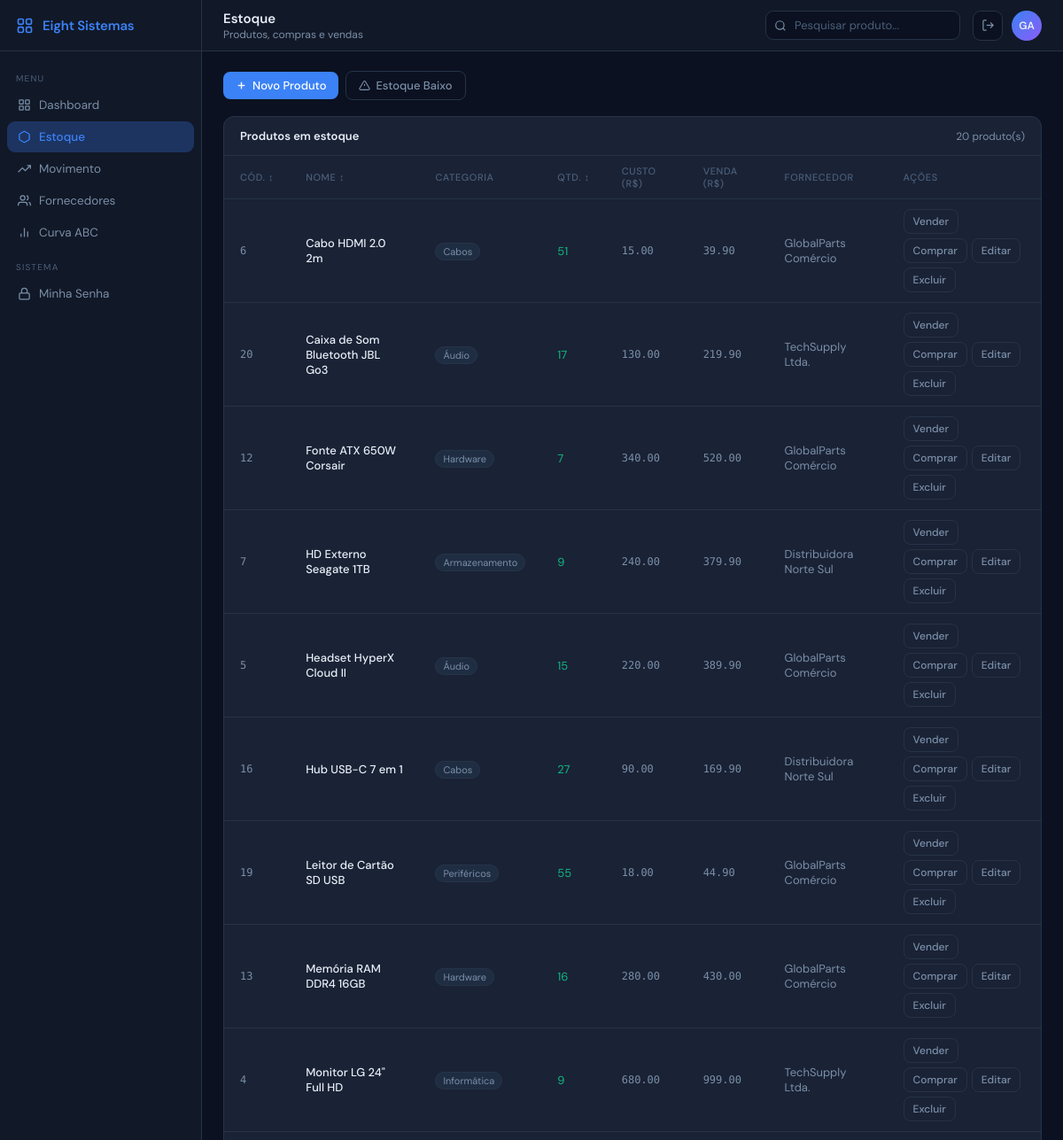
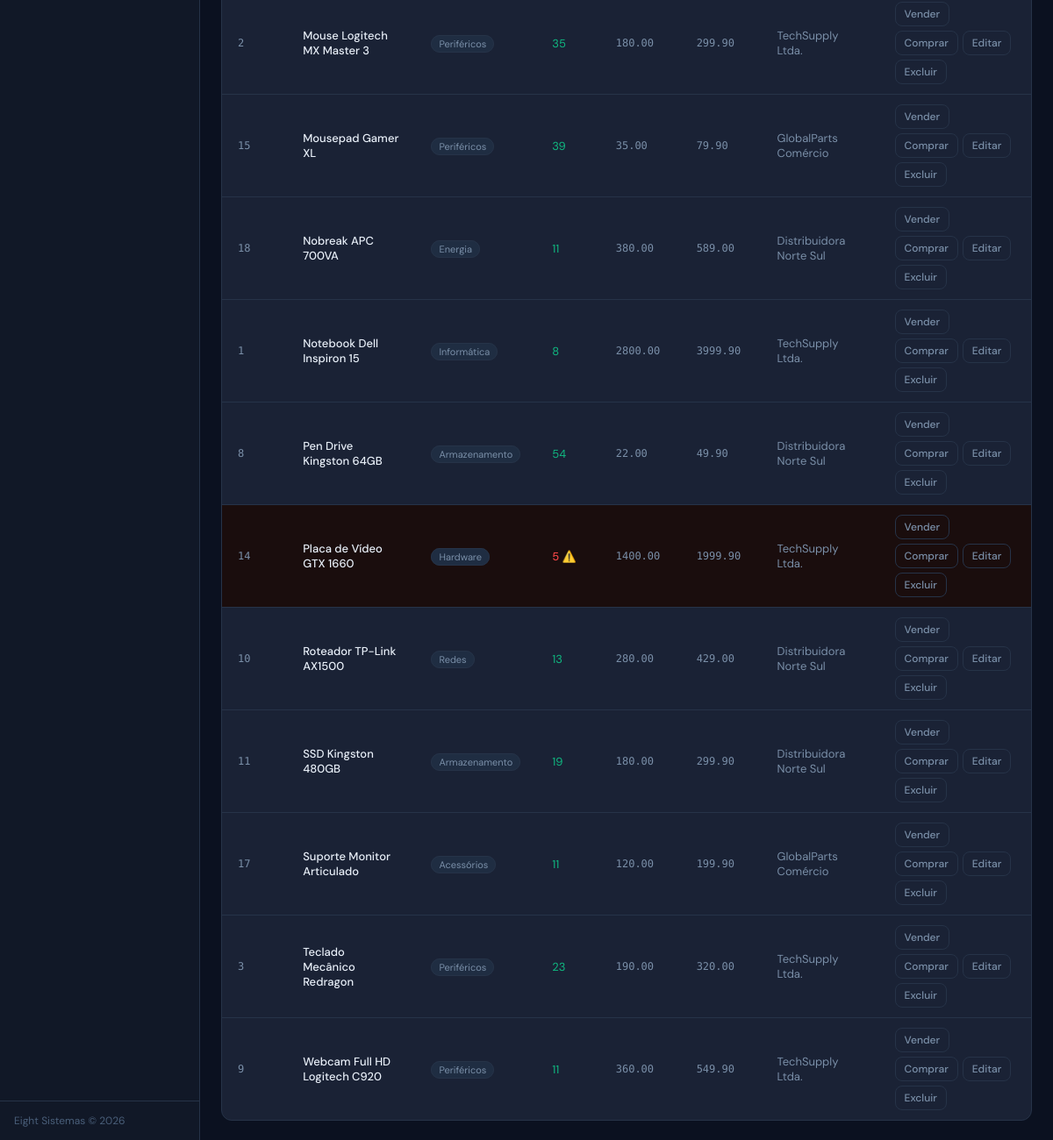
/estoque (signed in), run on the app's committed database (2 pictures, top to bottom).
### models/produto.py (models this page shows, shortened)
class Produto(db.Model):
    __tablename__ = "produtos"
    id             = db.Column(db.Integer, primary_key=True)
    nome           = db.Column(db.String(100), nullable=False)
    categoria      = db.Column(db.String(50))
    quantidade     = db.Column(db.Integer, default=0, nullable=False)
    estoque_minimo = db.Column(db.Integer, default=5, nullable=False)
    preco_custo    = db.Column(db.Numeric(10,2))
    preco_venda    = db.Column(db.Numeric(10,2))
    descricao      = db.Column(db.Text)
    fornecedor_id  = db.Column(db.Integer, db.ForeignKey("fornecedores.id"))
    movimentacoes  = db.relationship("Movimentacao", backref="produto", lazy=True, cascade="all, delete-orphan")

### models/fornecedor.py (models this page shows)
class Fornecedor(db.Model):
    __tablename__ = "fornecedores"
    id          = db.Column(db.Integer, primary_key=True)
    nome        = db.Column(db.String(100), nullable=False)
    contato     = db.Column(db.String(50))
    email       = db.Column(db.String(100))
    cnpj        = db.Column(db.String(18))
    localizacao = db.Column(db.String(200))
    produtos = db.relationship("Produto", backref="fornecedor", lazy=True)

### routes/estoque.py (the view)
@estoque_bp.route("/estoque")
@login_required
def estoque():
    produtos = EstoqueService.listar_produtos()
    fornecedores = Fornecedor.query.order_by(Fornecedor.nome).all()
    lista = [{"id":p.id,"nome":p.nome,"quantidade":p.quantidade,"preco_venda":p.preco_venda,
              "preco_custo":p.preco_custo,"fornecedor_nome":p.fornecedor.nome if p.fornecedor else "Sem Fornecedor",
              "fornecedor_id":p.fornecedor_id,"categoria":p.categoria,"estoque_minimo":p.estoque_minimo}
             for p in produtos]
    return render_template("estoque.html", produtos=lista, fornecedores=fornecedores)

### auth.py (called while the page is built)
def login_required(f):
    @wraps(f)
    def decorated(*args, **kwargs):
        if "usuario_id" not in session:
            return redirect(url_for("auth.login"))
        return f(*args, **kwargs)
    return decorated

### services/estoque_service.py (called while the page is built)
    @staticmethod
    def listar_produtos():
        return Produto.query.order_by(Produto.nome).all()

### templates/estoque.html (shortened to what this page needs)
{% extends "base.html" %}
{% block nav_estoque %}active{% endblock %}
{% block page_title %}Estoque{% endblock %}
{% block page_sub %}Produtos, compras e vendas{% endblock %}
{% block topbar_extra %}
<div class="search-wrap">
  <input type="text" id="inputPesquisa" onkeyup="filtrarProdutos()" placeholder="Pesquisar produto...">
</div>
{% endblock %}
{% block content %}
<div style="display:flex;gap:8px;flex-wrap:wrap;align-items:center;">
  <button class="btn btn-blue" onclick="abrirSomente('form-compra')">
    <svg viewBox="0 0 24 24" fill="none" stroke="currentColor" stroke-width="2.5"><line x1="12" y1="5" x2="12" y2="19"/><line x1="5" y1="12" x2="19" y2="12"/></svg>
    Novo Produto
  </button>
  <button class="btn btn-ghost" id="btn-filtro-baixo" onclick="toggleFiltroBaixo()" title="Mostrar apenas produtos com estoque abaixo do mínimo">
    <svg viewBox="0 0 24 24" fill="none" stroke="currentColor" stroke-width="2" width="13" height="13"><path d="M10.29 3.86L1.82 18a2 2 0 0 0 1.71 3h16.94a2 2 0 0 0 1.71-3L13.71 3.86a2 2 0 0 0-3.42 0z"/><line x1="12" y1="9" x2="12" y2="13"/><line x1="12" y1="17" x2="12.01" y2="17"/></svg>
    Estoque Baixo
  </button>
</div>
<div class="tcard">
  <div class="tcard-header">
    <span class="tcard-title">Produtos em estoque</span>
    <span class="text-muted" style="font-size:12px;" id="counter-produtos">{{ produtos|length }} produto(s)</span>
  </div>
  {% if produtos %}
  <table>
    <thead>
      <tr>
        <th id="th-id"  onclick="ordenarPor('id')"         style="cursor:pointer;user-select:none;white-space:nowrap;">Cód.<span class="sort-icon"> ↕</span></th>
        <th id="th-nome" onclick="ordenarPor('nome')"      style="cursor:pointer;user-select:none;white-space:nowrap;">Nome<span class="sort-icon"> ↕</span></th>
        <th>Categoria</th>
        <th id="th-qtd" onclick="ordenarPor('quantidade')" style="cursor:pointer;user-select:none;white-space:nowrap;">Qtd.<span class="sort-icon"> ↕</span></th>
        <th>Custo (R$)</th>
        <th>Venda (R$)</th>
        <th>Fornecedor</th>
        <th>Ações</th>
      </tr>
    </thead>
    <tbody>
      {% for p in produtos %}
      <tr {% if p.quantidade <= p.estoque_minimo %}style="background:#1a0d0d"{% endif %}
          data-baixo="{{ 'sim' if p.quantidade <= p.estoque_minimo else 'nao' }}">
        <td class="mono">{{ p.id }}</td>
        <td class="fw500">{{ p.nome }}</td>
        <td>
          <span style="font-size:11px;background:var(--card2);border:1px solid var(--border);padding:2px 8px;border-radius:99px;color:var(--muted);">
            {{ p.categoria if p.categoria else '—' }}
          </span>
        </td>
        <td class="{{ 'text-red fw500' if p.quantidade <= p.estoque_minimo else 'text-green' }}">
          {{ p.quantidade }}{% if p.quantidade <= p.estoque_minimo %} ⚠️{% endif %}
        </td>
        <td class="mono">{{ "%.2f"|format(p.preco_custo|float) if p.preco_custo else '—' }}</td>
        <td class="mono">{{ "%.2f"|format(p.preco_venda|float) if p.preco_venda else '—' }}</td>
        <td class="text-muted">{{ p.fornecedor_nome }}</td>
        <td>
          <div style="display:flex;gap:5px;flex-wrap:wrap;">
            <button class="btn btn-ghost btn-sm"
                    onclick="prepararVenda('{{ p.id }}','{{ p.nome }}')">Vender</button>
            <button class="btn btn-ghost btn-sm"
                    onclick="prepararReposicao('{{ p.id }}','{{ p.nome }}')">Comprar</button>
            <button class="btn btn-ghost btn-sm"
                    onclick="prepararEdicao('{{ p.id }}','{{ p.nome }}','{{ p.categoria }}','{{ p.quantidade }}','{{ p.preco_venda }}','{{ p.preco_custo }}','{{ p.fornecedor_id }}')">Editar</button>
            <a class="btn btn-danger btn-sm"
               href="{{ url_for('estoque.excluir_produto', produto_id=p.id) }}"
               onclick="return confirm('Excluir {{ p.nome }}?')">Excluir</a>
          </div>
        </td>
      </tr>
      {% endfor %}
    </tbody>
  </table>
  {% else %}
  <div class="empty-state">
    <svg viewBox="0 0 24 24" fill="none" stroke="currentColor" stroke-width="1.5"><path d="M21 16V8a2 2 0 0 0-1-1.73l-7-4a2 2 0 0 0-2 0l-7 4A2 2 0 0 0 3 8v8a2 2 0 0 0 1 1.73l7 4a2 2 0 0 0 2 0l7-4A2 2 0 0 0 21 16z"/></svg>
    Nenhum produto cadastrado ainda.
  </div>
  {% endif %}
</div>
{% endblock %}

### static/css/main.css (style rules this page uses)
*, *::before, *::after { margin: 0; padding: 0; box-sizing: border-box; }
:root { --bg: #0B1120; --surface: #111827; --card: #1A2235; --card2: #1F2D42; --border: #263348; --border2: #2E3D55; --blue: #3B82F6; --blue-dim: #1D3461; --red: #EF4444; --red-dim: #2D1515; --green: #10B981; --green-dim: #0C2118; --amber: #F59E0B; --amber-dim: #2A1F08; --purple: #8B5CF6; --text: #E8EFF8; --muted: #7A8FA8; --muted2: #4A5F7A; --sidebar-w: 228px; --header-h: 58px; --radius: 12px; --font: 'DM Sans', sans-serif; --mono: 'DM Mono', monospace; }
body { font-family: var(--font); background: var(--bg); color: var(--text); font-size: 14px; min-height: 100vh; }
.search-wrap { position: relative; }
.search-wrap input { background: var(--bg); border: 1px solid var(--border); border-radius: 9px; padding: 7px 12px 7px 32px; color: var(--text); font-size: 13px; font-family: var(--font); outline: none; width: 220px; transition: border-color 0.15s, width 0.2s; }
.search-wrap input::placeholder { color: var(--muted2); }
.tcard { background: var(--card); border: 1px solid var(--border); border-radius: var(--radius); }
.tcard-header { padding: 13px 18px; border-bottom: 1px solid var(--border); display: flex; align-items: center; justify-content: space-between; gap: 12px; }
.tcard-title { font-size: 13px; font-weight: 600; color: var(--text); }
table { width: 100%; border-collapse: collapse; }
thead th { padding: 10px 18px; font-size: 11px; font-weight: 500; color: var(--muted2); text-transform: uppercase; letter-spacing: .6px; text-align: left; border-bottom: 1px solid var(--border); }
tbody td { padding: 11px 18px; border-bottom: 1px solid var(--border); font-size: 13px; vertical-align: middle; }
tbody tr:last-child td { border-bottom: none; }
.btn { display: inline-flex; align-items: center; gap: 6px; padding: 7px 14px; border-radius: 8px; font-size: 13px; font-weight: 500; font-family: var(--font); cursor: pointer; transition: opacity 0.15s, background 0.15s; border: none; text-decoration: none; }
.btn svg { width: 13px; height: 13px; }
.btn-blue { background: var(--blue); color: #fff; }
.btn-ghost { background: transparent; border: 1px solid var(--border); color: var(--muted); }
.btn-danger { background: transparent; border: 1px solid var(--border); color: var(--muted); }
.btn-sm { padding: 5px 10px; font-size: 12px; }
.mono { font-family: var(--mono); font-size: 12px; color: var(--muted); }
.text-red { color: var(--red); }
.text-green { color: var(--green); }
.text-muted { color: var(--muted); }
.fw500 { font-weight: 500; }

### data on the page
Produto: nome "Cabo HDMI 2.0 2m", categoria "Cabos", preco_custo "15.00", preco_venda "39.90"
Fornecedor: fornecedor_nome "GlobalParts Comércio" "GlobalParts Comércio" "GlobalParts Comércio" "GlobalParts Comércio" "GlobalParts Comércio" "GlobalParts Comércio" "GlobalParts Comércio"
Produto: nome "Caixa de Som Bluetooth JBL Go3", categoria "Áudio", preco_custo "130.00", preco_venda "219.90"
Fornecedor: fornecedor_nome "TechSupply Ltda." "TechSupply Ltda." "TechSupply Ltda." "TechSupply Ltda." "TechSupply Ltda." "TechSupply Ltda." "TechSupply Ltda."
Produto: nome "Fonte ATX 650W Corsair", categoria "Hardware", preco_custo "340.00", preco_venda "520.00"
Produto: nome "HD Externo Seagate 1TB", categoria "Armazenamento", preco_custo "240.00", preco_venda "379.90"
Fornecedor: fornecedor_nome "Distribuidora Norte Sul" "Distribuidora Norte Sul" "Distribuidora Norte Sul" "Distribuidora Norte Sul" "Distribuidora Norte Sul" "Distribuidora Norte Sul"
Produto: nome "Headset HyperX Cloud II", categoria "Áudio", preco_custo "220.00", preco_venda "389.90"
Produto: nome "Hub USB-C 7 em 1", categoria "Cabos", preco_custo "90.00", preco_venda "169.90"
Produto: nome "Leitor de Cartão SD USB", categoria "Periféricos", preco_custo "18.00", preco_venda "44.90"
Produto: nome "Memória RAM DDR4 16GB", categoria "Hardware", preco_custo "280.00", preco_venda "430.00"
Produto: nome "Monitor LG 24\" Full HD", categoria "Informática", preco_custo "680.00", preco_venda "999.00"
Produto: nome "Mouse Logitech MX Master 3", categoria "Periféricos", preco_custo "180.00", preco_venda "299.90"
Produto: nome "Mousepad Gamer XL", categoria "Periféricos", preco_custo "35.00", preco_venda "79.90"
Produto: nome "Nobreak APC 700VA", categoria "Energia", preco_custo "380.00", preco_venda "589.00"
Produto: nome "Notebook Dell Inspiron 15", categoria "Informática", preco_custo "2800.00", preco_venda "3999.90"
Produto: nome "Pen Drive Kingston 64GB", categoria "Armazenamento", preco_custo "22.00", preco_venda "49.90"
Produto: nome "Placa de Vídeo GTX 1660", categoria "Hardware", preco_custo "1400.00", preco_venda "1999.90"
Produto: nome "Roteador TP-Link AX1500", categoria "Redes", preco_custo "280.00", preco_venda "429.00"
Produto: nome "SSD Kingston 480GB", categoria "Armazenamento", preco_custo "180.00", preco_venda "299.90"
Produto: nome "Suporte Monitor Articulado", categoria "Acessórios", preco_custo "120.00", preco_venda "199.90"
Produto: nome "Teclado Mecânico Redragon", categoria "Periféricos", preco_custo "190.00", preco_venda "320.00"
Produto: nome "Webcam Full HD Logitech C920", categoria "Periféricos", preco_custo "360.00", preco_venda "549.90"

### other printed values
{{ session.get('usuario_nome', 'US')[:2].upper() }} "GA"
{{ produtos|length }} "20"
{{ p.id }} "6" "20" "12" "7" "5" "16" "19" "13" "4" "2" "15" "18" "1" "8" "14" "10" "11" "17" "3" "9"
{{ p.quantidade }} "51" "17" "7" "9" "15" "27" "55" "16" "9" "35" "39" "11" "8" "54" "5" "13" "19" "11" "23" "11"
